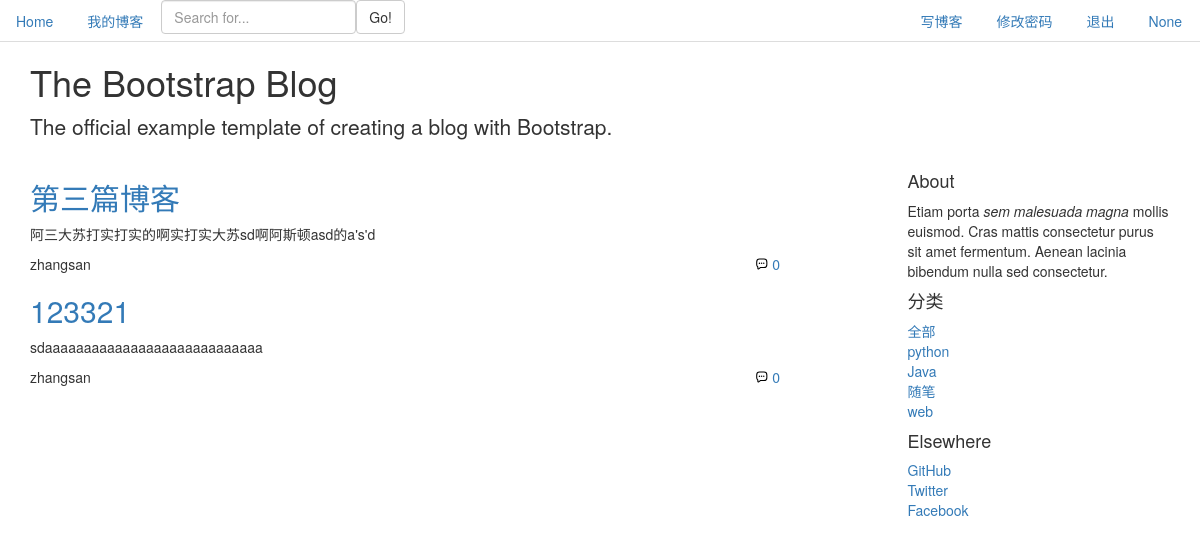
Page /find_by_category/python on the committed database.
### app1/models.py (models this page shows, shortened)
class Blog(models.Model):
    blog_id = models.AutoField(primary_key = True)
    title = models.CharField(verbose_name="标题", max_length=100)
    content = models.TextField(verbose_name="内容", blank=True, null=True)
    create_time = models.DateTimeField(verbose_name="创建时间", default=now)
    category = models.ForeignKey(Category, verbose_name="分类", on_delete=models.CASCADE, blank=False, null=False)
    author = models.ForeignKey(User, on_delete=models.DO_NOTHING)
    comment_num = models.PositiveIntegerField(verbose_name='评论数',default=0)

class User(models.Model):
    username = models.CharField(max_length = 30)
    password = models.CharField(max_length = 20)
    email = models.EmailField()
    created_time = models.CharField(max_length = 50,default=now)
    comment_num = models.PositiveIntegerField(verbose_name='评论数',default=0)
    avatar = models.ImageField(upload_to = 'media',default='media/default.png')
    def __str__(self):
        return self.username

class Category(models.Model):
    name = models.CharField(verbose_name="类别名称", max_length=64)

### app1/views.py (the view)
# urls.py: path('find_by_category/<category>', views.find_by_category, name='find_by_category'),
def find_by_category(request, category):
    username = request.session.get('username')
    blogs = Blog.objects.filter(category = Category.objects.get(name = category))
    comment_nums = []
    for blog in blogs:
        comments = Comment.objects.filter(article = blog).count()
        comment_nums.append(comments)
    categorys = Category.objects.all()
    return render(request, 'home.html', {'blogs': blogs, 'categorys': categorys, 'comment_nums': comment_nums, 'username':username})

### templates/home.html (shortened to what this page needs)
{% extends 'base.html' %}
{% block mainbody %}
<div class="container">
    <div class="blog-header">
      <h1 class="blog-title">The Bootstrap Blog</h1>
      <p class="lead blog-description">The official example template of creating a blog with Bootstrap.</p>
    </div>
    <div class="row">
      <div class="col-sm-8 blog-main">
        {% for blog in blogs %}
        <div class="blog-post">
          <a href="{% url 'blog_detail' blog.blog_id %}"><h2 class="blog-post-title">{{ blog.title }}</h2></a>
          <p>{{ blog.content|truncatechars:30 }}</p>
          <span class="text"><p class="blog-post-meta" style="display: inline;">{{ blog.author }}</p>
            <a href="{% url 'blog_detail' blog.blog_id %}">
            <div style="display: inline; float: right;">
            <p style="display: inline;">{{ blog.comment_num }}</p>
            </div>
          </a>
          </span>
        </div>
        {% endfor %}
      </div>
      <div class="col-sm-3 col-sm-offset-1 blog-sidebar">
        <div class="sidebar-module sidebar-module-inset">
          <h4>About</h4>
          <p>Etiam porta <em>sem malesuada magna</em> mollis euismod. Cras mattis consectetur purus sit amet fermentum. Aenean lacinia bibendum nulla sed consectetur.</p>
        </div>
        <div class="sidebar-module">
          <h4>分类</h4>
          <ol class="list-unstyled">
            <li><a href="{% url 'home' %}">全部</a></li>
            {% for category in categorys %}
            <li><a href="{% url 'find_by_category' category.name %}">{{ category.name }}</a></li>
            {% endfor %}
          </ol>
        </div>
        <div class="sidebar-module">
          <h4>Elsewhere</h4>
          <ol class="list-unstyled">
            <li><a href="#">GitHub</a></li>
            <li><a href="#">Twitter</a></li>
            <li><a href="#">Facebook</a></li>
          </ol>
        </div>
      </div>
    </div>
  </div>
{% endblock %}

### rows in the picture
Blog: title "第三篇博客", content "阿三大苏打实打实的啊实打实大苏sd啊阿斯顿asd的a's'd", author "zhangsan", comment_num "0"
Blog: title "123321", content "sdaaaaaaaaaaaaaaaaaaaaaaaaaaaa", author "zhangsan", comment_num "0"
Category: name "python"
Category: name "Java"
Category: name "随笔"
Category: name "web"

### other values in the picture
{{ username }} "None"
